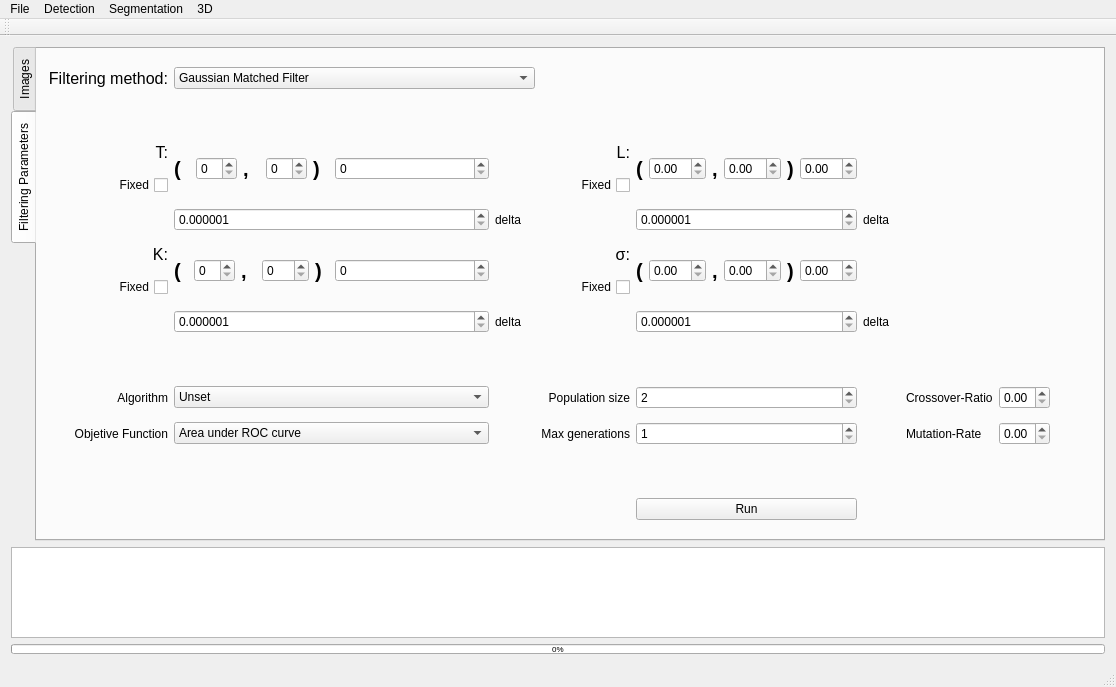
<?xml version="1.0" encoding="UTF-8"?>
<ui version="4.0">
 <class>coronaryGUI</class>
 <widget class="QMainWindow" name="coronaryGUI">
  <property name="geometry">
   <rect>
    <x>0</x>
    <y>0</y>
    <width>1116</width>
    <height>687</height>
   </rect>
  </property>
  <property name="contextMenuPolicy">
   <enum>Qt::CustomContextMenu</enum>
  </property>
  <property name="windowTitle">
   <string>coronaryGUI</string>
  </property>
  <widget class="QWidget" name="centralWidget">
   <layout class="QGridLayout" name="gridLayout_2">
    <item row="11" column="0">
     <widget class="QProgressBar" name="pbarLog">
      <property name="maximumSize">
       <size>
        <width>16777215</width>
        <height>10</height>
       </size>
      </property>
      <property name="font">
       <font>
        <pointsize>6</pointsize>
       </font>
      </property>
      <property name="value">
       <number>0</number>
      </property>
     </widget>
    </item>
    <item row="10" column="0">
     <widget class="QPlainTextEdit" name="ptxtLog">
      <property name="maximumSize">
       <size>
        <width>16777215</width>
        <height>100</height>
       </size>
      </property>
      <property name="contextMenuPolicy">
       <enum>Qt::CustomContextMenu</enum>
      </property>
      <property name="readOnly">
       <bool>true</bool>
      </property>
     </widget>
    </item>
    <item row="9" column="0">
     <widget class="QTabWidget" name="tabParameters">
      <property name="tabPosition">
       <enum>QTabWidget::West</enum>
      </property>
      <property name="currentIndex">
       <number>1</number>
      </property>
      <widget class="QWidget" name="tabImages">
       <attribute name="title">
        <string>Images</string>
       </attribute>
       <layout class="QGridLayout" name="gridLayout">
        <item row="4" column="0">
         <widget class="QLabel" name="lblVP2">
          <property name="minimumSize">
           <size>
            <width>347</width>
            <height>204</height>
           </size>
          </property>
          <property name="text">
           <string/>
          </property>
         </widget>
        </item>
        <item row="4" column="3">
         <widget class="QLabel" name="lblVP3">
          <property name="text">
           <string/>
          </property>
         </widget>
        </item>
        <item row="0" column="3">
         <widget class="QPushButton" name="btnMaximizeVP4">
          <property name="text">
           <string>Maximize 3D canvas</string>
          </property>
         </widget>
        </item>
        <item row="2" column="0">
         <widget class="QLabel" name="lblVP1">
          <property name="minimumSize">
           <size>
            <width>347</width>
            <height>204</height>
           </size>
          </property>
          <property name="text">
           <string>BASE</string>
          </property>
          <property name="alignment">
           <set>Qt::AlignCenter</set>
          </property>
         </widget>
        </item>
        <item row="0" column="0">
         <widget class="QPushButton" name="btnLoadGT">
          <property name="text">
           <string>Load Ground-truth</string>
          </property>
         </widget>
        </item>
        <item row="2" column="3">
         <widget class="QVTKWidget" name="qvtkVP4" native="true"/>
        </item>
        <item row="3" column="0">
         <widget class="QSlider" name="hsldImages">
          <property name="maximumSize">
           <size>
            <width>512</width>
            <height>512</height>
           </size>
          </property>
          <property name="minimum">
           <number>1</number>
          </property>
          <property name="maximum">
           <number>1</number>
          </property>
          <property name="value">
           <number>1</number>
          </property>
          <property name="tracking">
           <bool>true</bool>
          </property>
          <property name="orientation">
           <enum>Qt::Horizontal</enum>
          </property>
          <property name="tickPosition">
           <enum>QSlider::TicksAbove</enum>
          </property>
          <property name="tickInterval">
           <number>1</number>
          </property>
         </widget>
        </item>
       </layout>
      </widget>
      <widget class="QWidget" name="tabFilteringMethod">
       <attribute name="title">
        <string>Filtering Parameters</string>
       </attribute>
       <layout class="QGridLayout" name="gridLayout_3">
        <item row="3" column="4" rowspan="2">
         <layout class="QHBoxLayout" name="horizontalLayout_3">
          <item>
           <layout class="QHBoxLayout" name="lyoLimitsL">
            <item>
             <widget class="QLabel" name="lblLeftL">
              <property name="font">
               <font>
                <pointsize>15</pointsize>
                <weight>75</weight>
                <bold>true</bold>
               </font>
              </property>
              <property name="text">
               <string>(</string>
              </property>
             </widget>
            </item>
            <item>
             <widget class="QDoubleSpinBox" name="dspbInfL">
              <property name="singleStep">
               <double>0.100000000000000</double>
              </property>
             </widget>
            </item>
            <item>
             <widget class="QLabel" name="lblComaL">
              <property name="font">
               <font>
                <pointsize>15</pointsize>
                <weight>75</weight>
                <bold>true</bold>
               </font>
              </property>
              <property name="text">
               <string>,</string>
              </property>
             </widget>
            </item>
            <item>
             <widget class="QDoubleSpinBox" name="dspbSupL"/>
            </item>
            <item>
             <widget class="QLabel" name="lblRightL">
              <property name="font">
               <font>
                <pointsize>15</pointsize>
                <weight>75</weight>
                <bold>true</bold>
               </font>
              </property>
              <property name="text">
               <string>)</string>
              </property>
             </widget>
            </item>
           </layout>
          </item>
          <item>
           <widget class="QDoubleSpinBox" name="dspbFixedL">
            <property name="maximumSize">
             <size>
              <width>16777215</width>
              <height>16777215</height>
             </size>
            </property>
           </widget>
          </item>
         </layout>
        </item>
        <item row="7" column="0">
         <widget class="QCheckBox" name="chkFixK">
          <property name="layoutDirection">
           <enum>Qt::RightToLeft</enum>
          </property>
          <property name="text">
           <string>Fixed</string>
          </property>
         </widget>
        </item>
        <item row="3" column="0">
         <widget class="QLabel" name="label_4">
          <property name="maximumSize">
           <size>
            <width>16777215</width>
            <height>20</height>
           </size>
          </property>
          <property name="font">
           <font>
            <pointsize>12</pointsize>
           </font>
          </property>
          <property name="text">
           <string>T:</string>
          </property>
          <property name="alignment">
           <set>Qt::AlignRight|Qt::AlignTrailing|Qt::AlignVCenter</set>
          </property>
         </widget>
        </item>
        <item row="9" column="0" colspan="9">
         <spacer name="verticalSpacer">
          <property name="orientation">
           <enum>Qt::Vertical</enum>
          </property>
          <property name="sizeType">
           <enum>QSizePolicy::Minimum</enum>
          </property>
          <property name="sizeHint" stdset="0">
           <size>
            <width>20</width>
            <height>40</height>
           </size>
          </property>
         </spacer>
        </item>
        <item row="4" column="0">
         <widget class="QCheckBox" name="chkFixT">
          <property name="layoutDirection">
           <enum>Qt::RightToLeft</enum>
          </property>
          <property name="text">
           <string>Fixed</string>
          </property>
         </widget>
        </item>
        <item row="6" column="0">
         <widget class="QLabel" name="label_16">
          <property name="maximumSize">
           <size>
            <width>16777215</width>
            <height>20</height>
           </size>
          </property>
          <property name="font">
           <font>
            <pointsize>12</pointsize>
           </font>
          </property>
          <property name="text">
           <string>K:</string>
          </property>
          <property name="alignment">
           <set>Qt::AlignRight|Qt::AlignTrailing|Qt::AlignVCenter</set>
          </property>
         </widget>
        </item>
        <item row="12" column="0" colspan="9">
         <spacer name="verticalSpacer_2">
          <property name="orientation">
           <enum>Qt::Vertical</enum>
          </property>
          <property name="sizeType">
           <enum>QSizePolicy::Minimum</enum>
          </property>
          <property name="sizeHint" stdset="0">
           <size>
            <width>20</width>
            <height>40</height>
           </size>
          </property>
         </spacer>
        </item>
        <item row="1" column="0" colspan="9">
         <spacer name="verticalSpacer_3">
          <property name="orientation">
           <enum>Qt::Vertical</enum>
          </property>
          <property name="sizeType">
           <enum>QSizePolicy::Minimum</enum>
          </property>
          <property name="sizeHint" stdset="0">
           <size>
            <width>20</width>
            <height>40</height>
           </size>
          </property>
         </spacer>
        </item>
        <item row="11" column="0">
         <widget class="QLabel" name="lblFitness">
          <property name="text">
           <string>Objetive Function</string>
          </property>
          <property name="alignment">
           <set>Qt::AlignRight|Qt::AlignTrailing|Qt::AlignVCenter</set>
          </property>
         </widget>
        </item>
        <item row="10" column="0">
         <widget class="QLabel" name="label_3">
          <property name="enabled">
           <bool>true</bool>
          </property>
          <property name="text">
           <string>Algorithm</string>
          </property>
          <property name="alignment">
           <set>Qt::AlignRight|Qt::AlignTrailing|Qt::AlignVCenter</set>
          </property>
         </widget>
        </item>
        <item row="0" column="0">
         <widget class="QLabel" name="label_6">
          <property name="maximumSize">
           <size>
            <width>16777215</width>
            <height>16777215</height>
           </size>
          </property>
          <property name="font">
           <font>
            <pointsize>12</pointsize>
           </font>
          </property>
          <property name="text">
           <string>Filtering method:</string>
          </property>
          <property name="alignment">
           <set>Qt::AlignRight|Qt::AlignTrailing|Qt::AlignVCenter</set>
          </property>
         </widget>
        </item>
        <item row="11" column="4">
         <widget class="QSpinBox" name="spbGen">
          <property name="minimum">
           <number>1</number>
          </property>
          <property name="maximum">
           <number>10000</number>
          </property>
         </widget>
        </item>
        <item row="10" column="3">
         <widget class="QLabel" name="lblPop">
          <property name="maximumSize">
           <size>
            <width>512</width>
            <height>16777215</height>
           </size>
          </property>
          <property name="text">
           <string>Population size</string>
          </property>
          <property name="alignment">
           <set>Qt::AlignRight|Qt::AlignTrailing|Qt::AlignVCenter</set>
          </property>
         </widget>
        </item>
        <item row="4" column="3">
         <widget class="QCheckBox" name="chkFixL">
          <property name="layoutDirection">
           <enum>Qt::RightToLeft</enum>
          </property>
          <property name="text">
           <string>Fixed</string>
          </property>
         </widget>
        </item>
        <item row="10" column="1">
         <widget class="QComboBox" name="cmbAlgorithm">
          <item>
           <property name="text">
            <string>Unset</string>
           </property>
          </item>
          <item>
           <property name="text">
            <string>Exhaustive Search</string>
           </property>
          </item>
          <item>
           <property name="text">
            <string>Genetic Algorithm</string>
           </property>
          </item>
          <item>
           <property name="text">
            <string>Univariate Marginal Distribution Algorithm</string>
           </property>
          </item>
          <item>
           <property name="text">
            <string>Boltzmann Univariate MarginalDistribution Algorithm</string>
           </property>
          </item>
         </widget>
        </item>
        <item row="10" column="7">
         <widget class="QDoubleSpinBox" name="dspbCR">
          <property name="maximum">
           <double>1.000000000000000</double>
          </property>
          <property name="singleStep">
           <double>0.100000000000000</double>
          </property>
         </widget>
        </item>
        <item row="11" column="3">
         <widget class="QLabel" name="lblGen">
          <property name="text">
           <string>Max generations</string>
          </property>
          <property name="alignment">
           <set>Qt::AlignRight|Qt::AlignTrailing|Qt::AlignVCenter</set>
          </property>
         </widget>
        </item>
        <item row="11" column="1">
         <widget class="QComboBox" name="cmbFitness">
          <item>
           <property name="text">
            <string>Area under ROC curve</string>
           </property>
          </item>
          <item>
           <property name="text">
            <string>Correlation + Contrast</string>
           </property>
          </item>
         </widget>
        </item>
        <item row="7" column="3">
         <widget class="QCheckBox" name="chkFixSigma">
          <property name="layoutDirection">
           <enum>Qt::RightToLeft</enum>
          </property>
          <property name="text">
           <string>Fixed</string>
          </property>
         </widget>
        </item>
        <item row="3" column="1" rowspan="2">
         <layout class="QHBoxLayout" name="horizontalLayout">
          <item>
           <layout class="QHBoxLayout" name="lyoLimitsT">
            <item>
             <widget class="QLabel" name="lblLeftT">
              <property name="font">
               <font>
                <pointsize>15</pointsize>
                <weight>75</weight>
                <bold>true</bold>
               </font>
              </property>
              <property name="text">
               <string>(</string>
              </property>
             </widget>
            </item>
            <item>
             <widget class="QSpinBox" name="spbInfT"/>
            </item>
            <item>
             <widget class="QLabel" name="lblComaT">
              <property name="font">
               <font>
                <pointsize>15</pointsize>
                <weight>75</weight>
                <bold>true</bold>
               </font>
              </property>
              <property name="text">
               <string>,</string>
              </property>
             </widget>
            </item>
            <item>
             <widget class="QSpinBox" name="spbSupT"/>
            </item>
            <item>
             <widget class="QLabel" name="lblRightT">
              <property name="font">
               <font>
                <pointsize>15</pointsize>
                <weight>75</weight>
                <bold>true</bold>
               </font>
              </property>
              <property name="text">
               <string>)</string>
              </property>
             </widget>
            </item>
           </layout>
          </item>
          <item>
           <widget class="QSpinBox" name="spbFixedT">
            <property name="maximumSize">
             <size>
              <width>16777215</width>
              <height>16777215</height>
             </size>
            </property>
           </widget>
          </item>
         </layout>
        </item>
        <item row="11" column="6">
         <widget class="QLabel" name="lblMR">
          <property name="text">
           <string>Mutation-Rate</string>
          </property>
         </widget>
        </item>
        <item row="3" column="6" rowspan="2" colspan="3">
         <spacer name="horizontalSpacer_3">
          <property name="orientation">
           <enum>Qt::Horizontal</enum>
          </property>
          <property name="sizeHint" stdset="0">
           <size>
            <width>40</width>
            <height>20</height>
           </size>
          </property>
         </spacer>
        </item>
        <item row="6" column="6" rowspan="2" colspan="3">
         <spacer name="horizontalSpacer_6">
          <property name="orientation">
           <enum>Qt::Horizontal</enum>
          </property>
          <property name="sizeHint" stdset="0">
           <size>
            <width>40</width>
            <height>20</height>
           </size>
          </property>
         </spacer>
        </item>
        <item row="3" column="2" rowspan="2">
         <spacer name="horizontalSpacer_2">
          <property name="orientation">
           <enum>Qt::Horizontal</enum>
          </property>
          <property name="sizeType">
           <enum>QSizePolicy::Minimum</enum>
          </property>
          <property name="sizeHint" stdset="0">
           <size>
            <width>40</width>
            <height>20</height>
           </size>
          </property>
         </spacer>
        </item>
        <item row="11" column="7">
         <widget class="QDoubleSpinBox" name="dspbMR">
          <property name="maximum">
           <double>1.000000000000000</double>
          </property>
          <property name="singleStep">
           <double>0.100000000000000</double>
          </property>
         </widget>
        </item>
        <item row="6" column="1" rowspan="2">
         <layout class="QHBoxLayout" name="horizontalLayout_2">
          <item>
           <layout class="QHBoxLayout" name="lyoLimitsK">
            <item>
             <widget class="QLabel" name="lblLeftK">
              <property name="font">
               <font>
                <pointsize>15</pointsize>
                <weight>75</weight>
                <bold>true</bold>
               </font>
              </property>
              <property name="text">
               <string>(</string>
              </property>
             </widget>
            </item>
            <item>
             <widget class="QSpinBox" name="spbInfK"/>
            </item>
            <item>
             <widget class="QLabel" name="lblComaK">
              <property name="font">
               <font>
                <pointsize>15</pointsize>
                <weight>75</weight>
                <bold>true</bold>
               </font>
              </property>
              <property name="text">
               <string>,</string>
              </property>
             </widget>
            </item>
            <item>
             <widget class="QSpinBox" name="spbSupK">
              <property name="maximum">
               <number>180</number>
              </property>
             </widget>
            </item>
            <item>
             <widget class="QLabel" name="lblRightK">
              <property name="font">
               <font>
                <pointsize>15</pointsize>
                <weight>75</weight>
                <bold>true</bold>
               </font>
              </property>
              <property name="text">
               <string>)</string>
              </property>
             </widget>
            </item>
           </layout>
          </item>
          <item>
           <widget class="QSpinBox" name="spbFixedK">
            <property name="maximumSize">
             <size>
              <width>16777215</width>
              <height>16777215</height>
             </size>
            </property>
           </widget>
          </item>
         </layout>
        </item>
        <item row="10" column="6">
         <widget class="QLabel" name="lblCR">
          <property name="text">
           <string>Crossover-Ratio</string>
          </property>
         </widget>
        </item>
        <item row="3" column="3">
         <widget class="QLabel" name="label_5">
          <property name="font">
           <font>
            <pointsize>12</pointsize>
           </font>
          </property>
          <property name="text">
           <string>L:</string>
          </property>
          <property name="alignment">
           <set>Qt::AlignRight|Qt::AlignTrailing|Qt::AlignVCenter</set>
          </property>
         </widget>
        </item>
        <item row="6" column="4" rowspan="2">
         <layout class="QHBoxLayout" name="horizontalLayout_8">
          <item>
           <layout class="QHBoxLayout" name="lyoLimitsSigma">
            <item>
             <widget class="QLabel" name="lblLeftSigma">
              <property name="font">
               <font>
                <pointsize>15</pointsize>
                <weight>75</weight>
                <bold>true</bold>
               </font>
              </property>
              <property name="text">
               <string>(</string>
              </property>
             </widget>
            </item>
            <item>
             <widget class="QDoubleSpinBox" name="dspbInfSigma"/>
            </item>
            <item>
             <widget class="QLabel" name="lblComaSigma">
              <property name="font">
               <font>
                <pointsize>15</pointsize>
                <weight>75</weight>
                <bold>true</bold>
               </font>
              </property>
              <property name="text">
               <string>,</string>
              </property>
             </widget>
            </item>
            <item>
             <widget class="QDoubleSpinBox" name="dspbSupSigma">
              <property name="singleStep">
               <double>0.010000000000000</double>
              </property>
             </widget>
            </item>
            <item>
             <widget class="QLabel" name="lblRightSigma">
              <property name="font">
               <font>
                <pointsize>15</pointsize>
                <weight>75</weight>
                <bold>true</bold>
               </font>
              </property>
              <property name="text">
               <string>)</string>
              </property>
             </widget>
            </item>
           </layout>
          </item>
          <item>
           <widget class="QDoubleSpinBox" name="dspbFixedSigma">
            <property name="maximumSize">
             <size>
              <width>16777215</width>
              <height>16777215</height>
             </size>
            </property>
           </widget>
          </item>
         </layout>
        </item>
        <item row="6" column="2" rowspan="2">
         <spacer name="horizontalSpacer_5">
          <property name="orientation">
           <enum>Qt::Horizontal</enum>
          </property>
          <property name="sizeType">
           <enum>QSizePolicy::Minimum</enum>
          </property>
          <property name="sizeHint" stdset="0">
           <size>
            <width>40</width>
            <height>20</height>
           </size>
          </property>
         </spacer>
        </item>
        <item row="0" column="1" colspan="2">
         <widget class="QComboBox" name="cmbFilter">
          <item>
           <property name="text">
            <string>Gaussian Matched Filter</string>
           </property>
          </item>
          <item>
           <property name="text">
            <string>single-Scale Gabor</string>
           </property>
          </item>
         </widget>
        </item>
        <item row="6" column="3">
         <widget class="QLabel" name="lblSigmaFixed">
          <property name="font">
           <font>
            <pointsize>12</pointsize>
           </font>
          </property>
          <property name="text">
           <string>σ:</string>
          </property>
          <property name="alignment">
           <set>Qt::AlignRight|Qt::AlignTrailing|Qt::AlignVCenter</set>
          </property>
         </widget>
        </item>
        <item row="10" column="4">
         <widget class="QSpinBox" name="spbPop">
          <property name="minimum">
           <number>2</number>
          </property>
          <property name="maximum">
           <number>1000</number>
          </property>
          <property name="singleStep">
           <number>2</number>
          </property>
         </widget>
        </item>
        <item row="13" column="4">
         <widget class="QPushButton" name="btnRunConfiguration">
          <property name="text">
           <string>Run</string>
          </property>
         </widget>
        </item>
        <item row="5" column="2">
         <widget class="QLabel" name="lblParT">
          <property name="text">
           <string>delta</string>
          </property>
         </widget>
        </item>
        <item row="0" column="3" colspan="6">
         <spacer name="horizontalSpacer_7">
          <property name="orientation">
           <enum>Qt::Horizontal</enum>
          </property>
          <property name="sizeHint" stdset="0">
           <size>
            <width>40</width>
            <height>20</height>
           </size>
          </property>
         </spacer>
        </item>
        <item row="8" column="2">
         <widget class="QLabel" name="lblParK">
          <property name="text">
           <string>delta</string>
          </property>
         </widget>
        </item>
        <item row="5" column="4">
         <widget class="QDoubleSpinBox" name="dspbDeltaL">
          <property name="toolTip">
           <string>L delta or bits for optimization</string>
          </property>
          <property name="decimals">
           <number>6</number>
          </property>
          <property name="minimum">
           <double>0.000001000000000</double>
          </property>
          <property name="maximum">
           <double>100.000000000000000</double>
          </property>
         </widget>
        </item>
        <item row="5" column="5">
         <widget class="QLabel" name="lblParL">
          <property name="text">
           <string>delta</string>
          </property>
         </widget>
        </item>
        <item row="8" column="5">
         <widget class="QLabel" name="lblParSigma">
          <property name="text">
           <string>delta</string>
          </property>
         </widget>
        </item>
        <item row="5" column="1">
         <widget class="QDoubleSpinBox" name="dspbDeltaT">
          <property name="toolTip">
           <string>T delta or Number of bits for optimization</string>
          </property>
          <property name="decimals">
           <number>6</number>
          </property>
          <property name="minimum">
           <double>0.000001000000000</double>
          </property>
          <property name="maximum">
           <double>100.000000000000000</double>
          </property>
         </widget>
        </item>
        <item row="8" column="1">
         <widget class="QDoubleSpinBox" name="dspbDeltaK">
          <property name="toolTip">
           <string>K delta or Number of bits for optimization</string>
          </property>
          <property name="decimals">
           <number>6</number>
          </property>
          <property name="minimum">
           <double>0.000001000000000</double>
          </property>
          <property name="maximum">
           <double>100.000000000000000</double>
          </property>
         </widget>
        </item>
        <item row="8" column="4">
         <widget class="QDoubleSpinBox" name="dspbDeltaSigma">
          <property name="toolTip">
           <string>Sigma delta or Number of bits for optimization</string>
          </property>
          <property name="decimals">
           <number>6</number>
          </property>
          <property name="minimum">
           <double>0.000001000000000</double>
          </property>
          <property name="maximum">
           <double>100.000000000000000</double>
          </property>
         </widget>
        </item>
       </layout>
       <zorder>label_16</zorder>
       <zorder>chkFixK</zorder>
       <zorder>cmbAlgorithm</zorder>
       <zorder>label_3</zorder>
       <zorder>label_4</zorder>
       <zorder>chkFixT</zorder>
       <zorder>verticalSpacer</zorder>
       <zorder>verticalSpacer_3</zorder>
       <zorder>verticalSpacer_2</zorder>
       <zorder>lblFitness</zorder>
       <zorder>cmbFitness</zorder>
       <zorder>label_6</zorder>
       <zorder>dspbCR</zorder>
       <zorder>lblCR</zorder>
       <zorder>lblMR</zorder>
       <zorder>dspbMR</zorder>
       <zorder>horizontalSpacer_3</zorder>
       <zorder>horizontalSpacer_6</zorder>
       <zorder></zorder>
       <zorder>horizontalSpacer_2</zorder>
       <zorder>horizontalSpacer_5</zorder>
       <zorder>label_5</zorder>
       <zorder>chkFixL</zorder>
       <zorder>lblSigmaFixed</zorder>
       <zorder>chkFixSigma</zorder>
       <zorder>cmbFilter</zorder>
       <zorder>lblPop</zorder>
       <zorder>lblGen</zorder>
       <zorder>spbPop</zorder>
       <zorder>spbGen</zorder>
       <zorder>horizontalSpacer_7</zorder>
       <zorder>btnRunConfiguration</zorder>
       <zorder>dspbDeltaT</zorder>
       <zorder>lblParT</zorder>
       <zorder>dspbDeltaK</zorder>
       <zorder>lblParK</zorder>
       <zorder>dspbDeltaL</zorder>
       <zorder>lblParL</zorder>
       <zorder>dspbDeltaSigma</zorder>
       <zorder>lblParSigma</zorder>
      </widget>
     </widget>
    </item>
   </layout>
  </widget>
  <widget class="QMenuBar" name="menuBar">
   <property name="geometry">
    <rect>
     <x>0</x>
     <y>0</y>
     <width>1116</width>
     <height>27</height>
    </rect>
   </property>
   <widget class="QMenu" name="menuFile">
    <property name="title">
     <string>File</string>
    </property>
    <addaction name="separator"/>
    <addaction name="action_Open_file"/>
    <addaction name="separator"/>
    <addaction name="action_Quit"/>
   </widget>
   <widget class="QMenu" name="menuDetection">
    <property name="title">
     <string>Detection</string>
    </property>
    <addaction name="separator"/>
    <addaction name="actionSet_filter_parameters"/>
    <addaction name="separator"/>
    <addaction name="actionImport_parameters"/>
    <addaction name="actionExport_parameters"/>
   </widget>
   <widget class="QMenu" name="menuSegmentation">
    <property name="title">
     <string>Segmentation</string>
    </property>
   </widget>
   <widget class="QMenu" name="menu3D">
    <property name="title">
     <string>3D</string>
    </property>
    <addaction name="actionSkeletonize"/>
   </widget>
   <addaction name="menuFile"/>
   <addaction name="menuDetection"/>
   <addaction name="menuSegmentation"/>
   <addaction name="menu3D"/>
  </widget>
  <widget class="QToolBar" name="mainToolBar">
   <attribute name="toolBarArea">
    <enum>TopToolBarArea</enum>
   </attribute>
   <attribute name="toolBarBreak">
    <bool>false</bool>
   </attribute>
  </widget>
  <widget class="QStatusBar" name="statusBar"/>
  <action name="action_Open_file">
   <property name="text">
    <string>&amp;Open file</string>
   </property>
   <property name="shortcut">
    <string>Ctrl+O</string>
   </property>
  </action>
  <action name="action_Quit">
   <property name="text">
    <string>&amp;Quit</string>
   </property>
   <property name="shortcut">
    <string>Ctrl+Q</string>
   </property>
  </action>
  <action name="actionExport_parameters">
   <property name="text">
    <string>Export parameters</string>
   </property>
  </action>
  <action name="actionSet_filter_parameters">
   <property name="text">
    <string>Set filter parameters</string>
   </property>
  </action>
  <action name="actionImport_parameters">
   <property name="text">
    <string>Import parameters</string>
   </property>
  </action>
  <action name="actionSkeletonize">
   <property name="text">
    <string>Skeletonize</string>
   </property>
  </action>
 </widget>
 <layoutdefault spacing="6" margin="11"/>
 <customwidgets>
  <customwidget>
   <class>QVTKWidget</class>
   <extends>QWidget</extends>
   <header>QVTKWidget.h</header>
  </customwidget>
 </customwidgets>
 <resources/>
 <connections/>
</ui>
